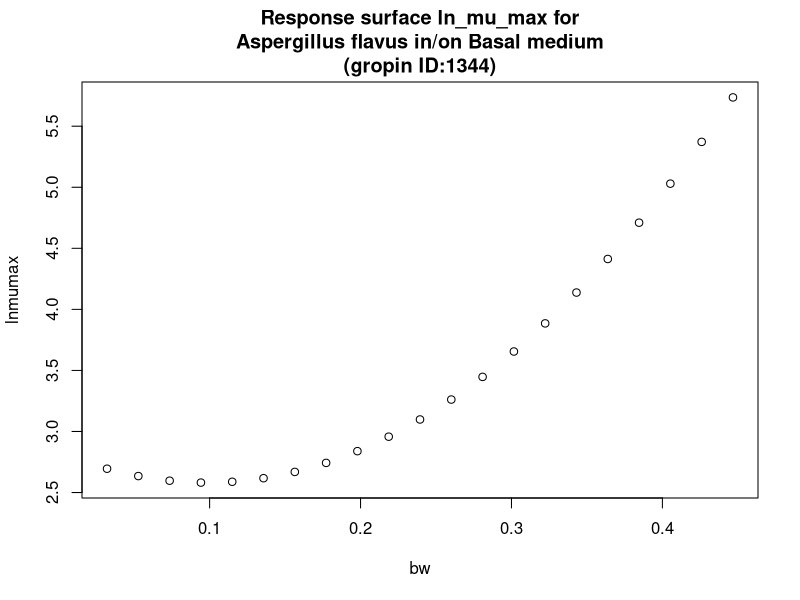

This figure's R source:
#############################
# start of Parameter script
#############################
bw <- seq(0.032032,0.446753246753247,length.out=21)
#############################
# end of Parameter script
#############################
############################# 
# start of Model script Gropin ID 1344 
#############################
 
# constant coefficients for this model
 
variables <- data.frame(bw)
argumentsPar <- unique.data.frame(expand.grid(variables))
 
# heart of the model
response_surface <- function(bw) {
   mumax <-(2.832-5.107*bw+25.98*bw^2)

	return(mumax=mumax)
} 

# output parameters
responseSurface <- cbind(argumentsPar,response_surface(argumentsPar['bw']))
colnames(responseSurface) <- c(colnames(argumentsPar),'lnmumax')
#############################
# End of Model script
#############################
############################# 
# start of Visualisation script Gropin ID 1344 
#############################
titleText <-'Response surface ln_mu_max for
Aspergillus flavus in/on Basal medium
(gropin ID:1344)'
plot(bw,responseSurface$'lnmumax',xlab='bw',
                          ylab='lnmumax',main=titleText)
#############################
# End of Visualisation script
#############################
